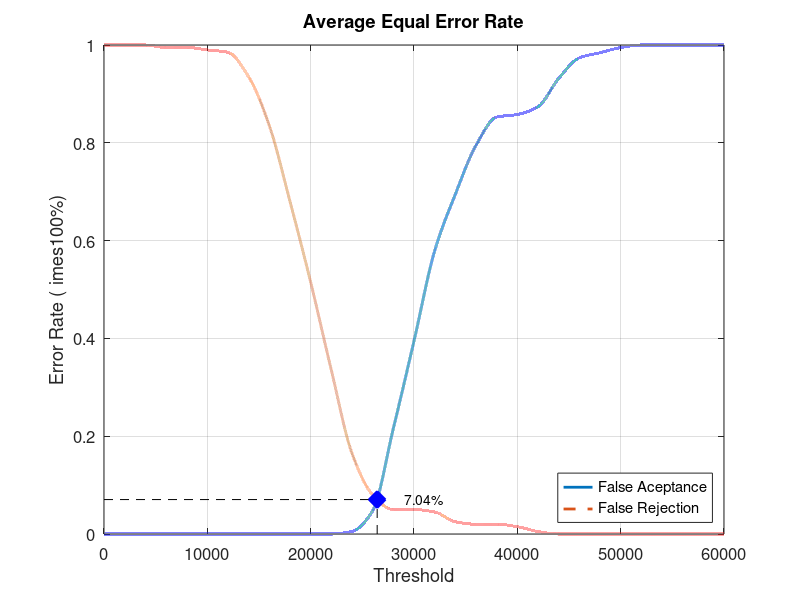
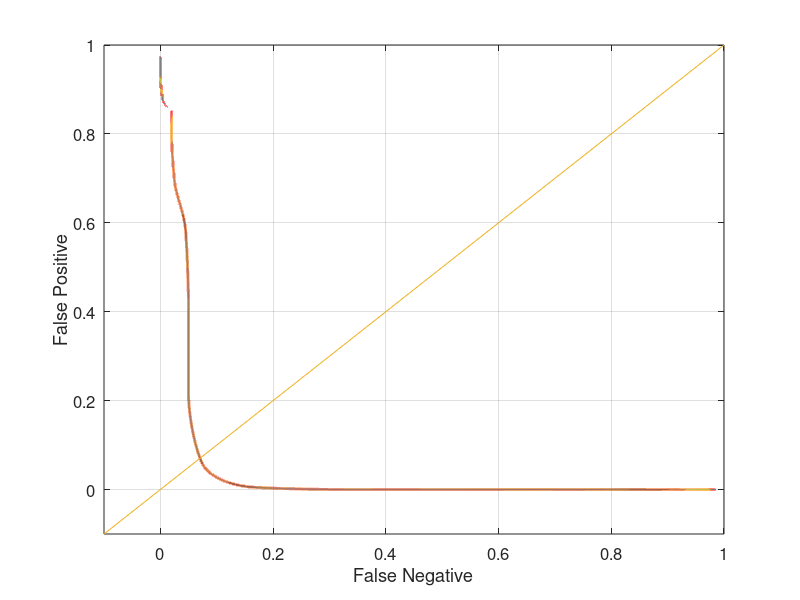

The MATLAB source for these figures, in order:
close all;
clear;
clc;
x = 0:2000:60000;
xq = 0:0.5:60000;

y0 = [0 0 0 0 0 0 0 0 0 0 0 0 0.00526316 0.0473684 0.215789 0.394737 0.578947 0.694737 0.794737 0.852632 0.857895 0.873684 0.931579 0.973684 0.984211 0.994737 1 1 1 1 1]
yy0 = interp1(x, y0, xq, 'pchip');
y1 = [1 1 1 0.995 0.995 0.99 0.985 0.935 0.835 0.68 0.515 0.335 0.165 0.08 0.05 0.05 0.045 0.025 0.02 0.02 0.015 0.005 0 0 0 0 0 0 0 0 0]
yy1 = interp1(x, y1, xq, 'pchip');

% Calculating EER: 
y2 = abs(y0 - y1);
find(y2 == min(y2))
yy2 = abs(yy0 - yy1);
xEER = find(yy2 == min(yy2));
xEERIndex = xq(xEER) % X-axis EER
yEER = yy0(xEER) % Y-axis EER

main = figure
plot(xq, yy0,'-','LineWidth', 2);	hold on
plot(xq, yy1,'--','LineWidth', 2);	hold on
plot([xEERIndex xEERIndex], [0 yEER], 'k--');	hold on
plot([0 xEERIndex], [yEER yEER], 'k--');	hold on
plot(xEERIndex, yEER, 'bx', 'LineWidth', 10);	hold on
text(xEERIndex + 10 * xEERIndex / 100, yEER, [num2str(round((10000 * yEER)) / 100) '%'])
legend('False Aceptance', 'False Rejection', 'Location', 'SouthEast')
xlabel('Threshold')
ylabel('Error Rate (	imes100%)')
title('Average Equal Error Rate')
set(gca, 'FontSize', 12)
axis([0 60000 0 1])
grid on

print(main, 'Database2_4Main', '-dpng');
FNRxFPR = figure('Color', [1 1 1]);
plot(yy1, yy0, '-', yy1, yy0, 'LineWidth', 2);
hold on
y = -0.1:0.1:1
plot(y, y); 
set(gca, 'FontSize', 12)
xlabel('False Negative')
ylabel('False Positive')
axis([-0.1 1 -0.1 1])
set(gca, 'FontSize', 12)
grid on

print(FNRxFPR, 'Database2_4FNRxFPR','-dpng');
